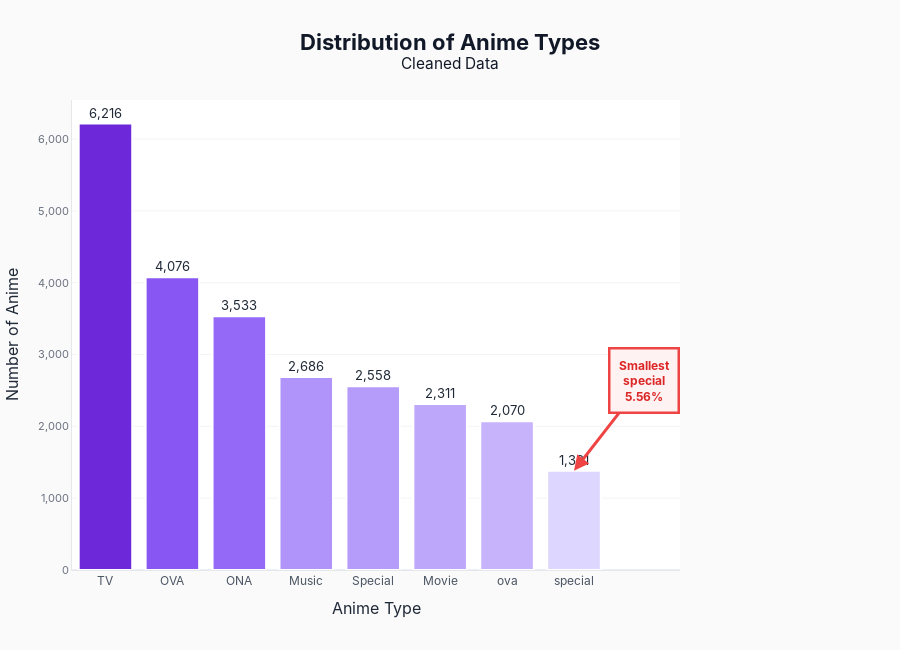

Notebook code for this chart:
### Markdown cell above
### 3.2.2.Correct Insight

### Code cell
# Recalculate type_counts, excluding UNKNOWN/NaN values
type_counts_full = (
    df_anime_dataset_2023_prep['Type']
    .value_counts(dropna=True)  # dropna=True để bỏ NaN
    .reset_index()
)
type_counts_full.columns = ['Type', 'Count']

# Filter out 'UNKNOWN' if it exists
type_counts_full = type_counts_full[type_counts_full['Type'].str.upper() != 'UNKNOWN']

# Calculate percentage
type_counts_full['Percentage'] = (type_counts_full['Count'] / type_counts_full['Count'].sum()) * 100

# Find the type with the smallest percentage
min_idx_full = type_counts_full['Percentage'].idxmin()
min_type_full = type_counts_full.loc[min_idx_full, 'Type']
min_percentage_full = type_counts_full.loc[min_idx_full, 'Percentage']

fig = px.bar(
    type_counts_full,
    x='Type',
    y='Count',
    title='Distribution of Anime Types',
    labels={'Type': 'Anime Type', 'Count': 'Number of Anime'},
    text='Count',
    color='Count',
    color_continuous_scale=['#DDD6FE', '#8B5CF6', '#6D28D9']
)

fig.update_traces(
    marker_line_color='white',
    marker_line_width=2,
    textposition='outside',
    texttemplate='%{text:,}',
    hovertemplate='<b>%{x}</b><br>Count: %{y:,}<br>Percentage: %{customdata:.2f}%<extra></extra>',
    customdata=type_counts_full['Percentage']
)

fig.add_annotation(
    x=min_type_full,
    y=type_counts_full.loc[min_idx_full, 'Count'],
    text=f"<b>Smallest</b><br>{min_type_full}<br>{min_percentage_full:.2f}%",
    showarrow=True,
    arrowhead=2,
    arrowsize=1,
    arrowwidth=3,
    arrowcolor="#EF4444",
    ax=70,
    ay=-90,
    font=dict(size=12, color="#DC2626", family="Inter", weight="bold"),
    align="center",
    bgcolor="rgba(254, 242, 242, 0.95)",
    bordercolor="#EF4444",
    borderwidth=2.5,
    borderpad=8,
    opacity=1
)

fig.update_layout(
    font=dict(family="Inter", size=13, color="#1F2937"),
    title={
        'text': '<b>Distribution of Anime Types</b><br><sup>Cleaned Data</sup>',
        'x': 0.5,
        'xanchor': 'center',
        'font': dict(size=22, color="#111827")
    },
    showlegend=False,
    coloraxis_showscale=False,
    height=650,
    plot_bgcolor='white',
    paper_bgcolor='#FAFAFA',
    margin=dict(t=100, l=60, r=220, b=80),
    xaxis=dict(
        showgrid=False,
        showline=True,
        linecolor='#E5E7EB',
        tickfont=dict(size=12, color="#4B5563")
    ),
    yaxis=dict(
        showgrid=True,
        gridcolor='#F3F4F6',
        showline=True,
        linecolor='#E5E7EB',
        tickfont=dict(size=11, color="#6B7280"),
        tickformat=','
    )
)

fig.show()

### Figure 1 — Plotly figure (JSON) as saved in the notebook; plotly's stock layout.template omitted (floating-point values rounded to 4 significant figures)
{"data": [{"customdata": [25.03, 16.41, 14.23, 10.82, 10.3, 9.307, 8.336, 5.562], "hovertemplate": "<b>%{x}</b><br>Count: %{y:,}<br>Percentage: %{customdata:.2f}%<extra></extra>", "legendgroup": "", "marker": {"color": [6216, 4076, 3533, 2686, 2558, 2311, 2070, 1381], "coloraxis": "coloraxis", "line": {"color": "white", "width": 2}, "pattern": {"shape": ""}}, "name": "", "orientation": "v", "showlegend": false, "text": [6216.0, 4076.0, 3533.0, 2686.0, 2558.0, 2311.0, 2070.0, 1381.0], "textposition": "outside", "texttemplate": "%{text:,}", "type": "bar", "x": ["TV", "OVA", "ONA", "Music", "Special", "Movie", "ova", "special"], "xaxis": "x", "y": [6216, 4076, 3533, 2686, 2558, 2311, 2070, 1381], "yaxis": "y"}], "layout": {"annotations": [{"align": "center", "arrowcolor": "#EF4444", "arrowhead": 2, "arrowsize": 1, "arrowwidth": 3, "ax": 70, "ay": -90, "bgcolor": "rgba(254, 242, 242, 0.95)", "bordercolor": "#EF4444", "borderpad": 8, "borderwidth": 2.5, "font": {"color": "#DC2626", "family": "Inter", "size": 12, "weight": "bold"}, "opacity": 1, "showarrow": true, "text": "<b>Smallest</b><br>special<br>5.56%", "x": "special", "y": 1381}], "barmode": "relative", "coloraxis": {"colorbar": {"title": {"text": "Number of Anime"}}, "colorscale": [[0, "#DDD6FE"], [0.5, "#8B5CF6"], [1, "#6D28D9"]], "showscale": false}, "font": {"color": "#1F2937", "family": "Inter", "size": 13}, "height": 650, "legend": {"tracegroupgap": 0}, "margin": {"b": 80, "l": 60, "r": 220, "t": 100}, "paper_bgcolor": "#FAFAFA", "plot_bgcolor": "white", "showlegend": false, "title": {"font": {"color": "#111827", "size": 22}, "text": "<b>Distribution of Anime Types</b><br><sup>Cleaned Data</sup>", "x": 0.5, "xanchor": "center"}, "xaxis": {"anchor": "y", "domain": [0, 1], "linecolor": "#E5E7EB", "showgrid": false, "showline": true, "tickfont": {"color": "#4B5563", "size": 12}, "title": {"text": "Anime Type"}}, "yaxis": {"anchor": "x", "domain": [0, 1], "gridcolor": "#F3F4F6", "linecolor": "#E5E7EB", "showgrid": true, "showline": true, "tickfont": {"color": "#6B7280", "size": 11}, "tickformat": ",", "title": {"text": "Number of Anime"}}}}
